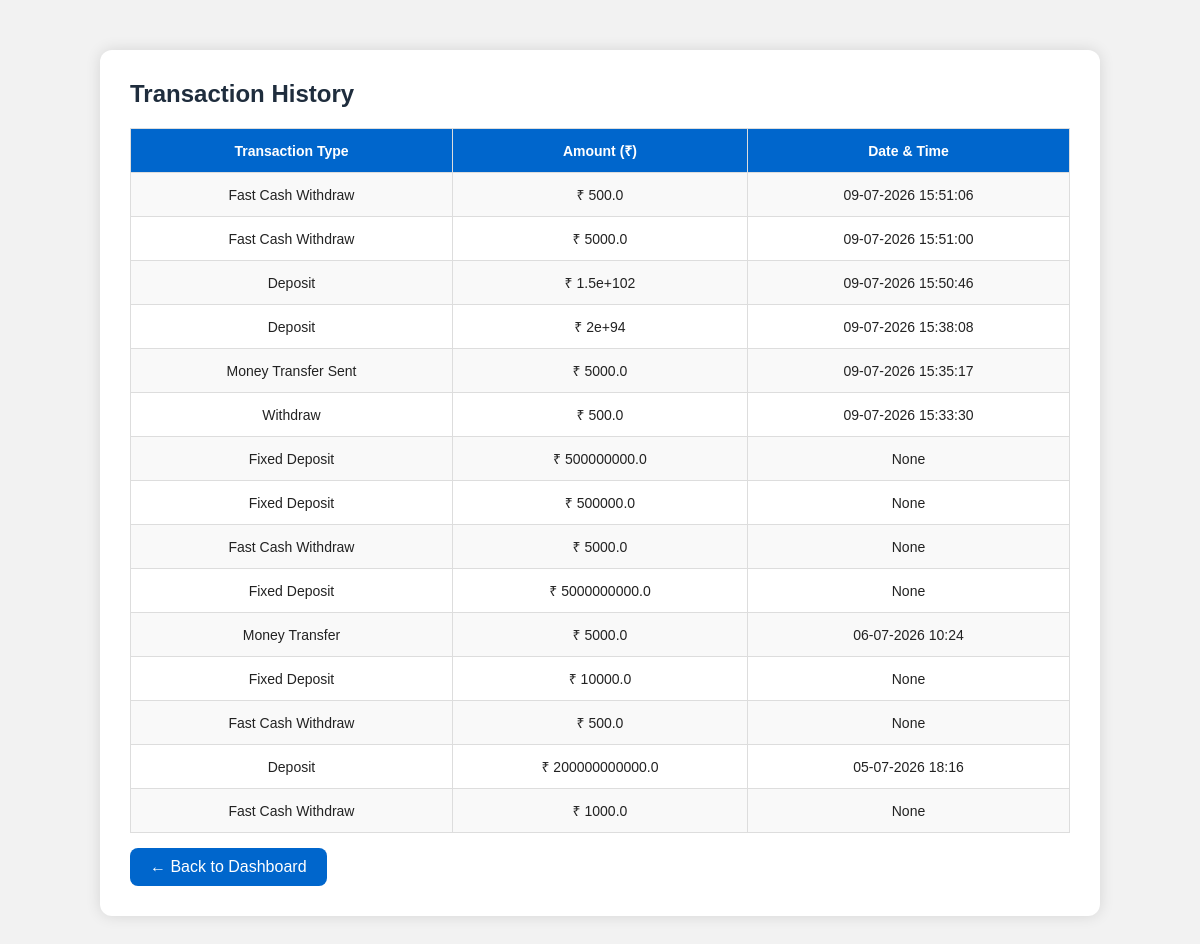
Screenshot of /history (signed in) with the database file from the repository.
### tables this page shows
CREATE TABLE transactions(
        id INTEGER PRIMARY KEY AUTOINCREMENT,
        card TEXT,
        type TEXT,
        amount REAL,
        date TEXT
    );

### app.py (the view)
@app.route("/history")
def history():
    if not login_required():
        return redirect("/")
    conn = get_conn()
    c = conn.cursor()
    c.execute("""
        SELECT type, amount, date
        FROM transactions
        WHERE card=?
        ORDER BY id DESC
    """, (session["card"],))
    data = c.fetchall()
    conn.close()
    return render_template("history.html", data=data)

### app.py (called while the page is built)
@app.before_request
def make_session_permanent():
    session.permanent = True

def get_conn():
    return sqlite3.connect(DATABASE)

def login_required():
    return "card" in session

### templates/history.html (shortened to what this page needs)
<!DOCTYPE html>
<html lang="en">
<head>
    <link rel="stylesheet" href="{{ url_for('static', filename='style.css') }}">
</head>
<body>
<div class="container-wide">
    <h2>Transaction History</h2>
    {% if data %}
    <div class="table-wrapper">
        <table>
            <tr>
                <th>Transaction Type</th>
                <th>Amount (₹)</th>
                <th>Date & Time</th>
            </tr>
            {% for row in data %}
            <tr>
                <td>{{ row[0] }}</td>
                <td>₹ {{ row[1] }}</td>
                <td>{{ row[2] }}</td>
            </tr>
            {% endfor %}
        </table>
    </div>
    {% else %}
        <p>No transaction history found.</p>
    {% endif %}
    <a href="/dashboard" class="back">← Back to Dashboard</a>
</div>
</body>
</html>

### static/style.css (style rules this page uses)
* { margin:0; padding:0; box-sizing:border-box; font-family:Arial, Helvetica, sans-serif; }
body { background:#f2f2f2; color:#222; min-height:100vh; padding:20px; }
a { text-decoration:none; color:#0066cc; }
h1,h2,h3,h4 { margin-bottom:15px; color:#1f2d3d; }
.container-wide { width:100%; max-width:1000px; background:#fff; margin:30px auto; padding:30px; border-radius:12px; box-shadow:0 0 15px rgba(0,0,0,0.12); }
.table-wrapper { overflow-x:auto; margin-top:20px; }
table { width:100%; border-collapse:collapse; background:#fff; }
table th, table td { border:1px solid #ddd; padding:12px; text-align:center; font-size:14px; }
table th { background:#0066cc; color:white; }
table tr:nth-child(even) { background:#f9f9f9; }
.back { display:inline-block; margin-top:15px; padding:10px 20px; background:#0066cc; color:white; border-radius:8px; }

### rows the page displays
transactions: type "Fast Cash Withdraw", amount "500.0", date "09-07-2026 15:51:06"
transactions: type "Fast Cash Withdraw", amount "5000.0", date "09-07-2026 15:51:00"
transactions: type "Deposit", amount "1.5e+102", date "09-07-2026 15:50:46"
transactions: type "Deposit", amount "2e+94", date "09-07-2026 15:38:08"
transactions: type "Money Transfer Sent", amount "5000.0", date "09-07-2026 15:35:17"
transactions: type "Withdraw", amount "500.0", date "09-07-2026 15:33:30"
transactions: type "Fixed Deposit", amount "500000000.0", row "None"
transactions: type "Fixed Deposit", amount "500000.0", row "None"
transactions: type "Fast Cash Withdraw", amount "5000.0", row "None"
transactions: type "Fixed Deposit", amount "5000000000.0", row "None"
transactions: type "Money Transfer", amount "5000.0", date "06-07-2026 10:24"
transactions: type "Fixed Deposit", amount "10000.0", row "None"
transactions: type "Fast Cash Withdraw", amount "500.0", row "None"
transactions: type "Deposit", amount "200000000000.0", date "05-07-2026 18:16"
transactions: type "Fast Cash Withdraw", amount "1000.0", row "None"
